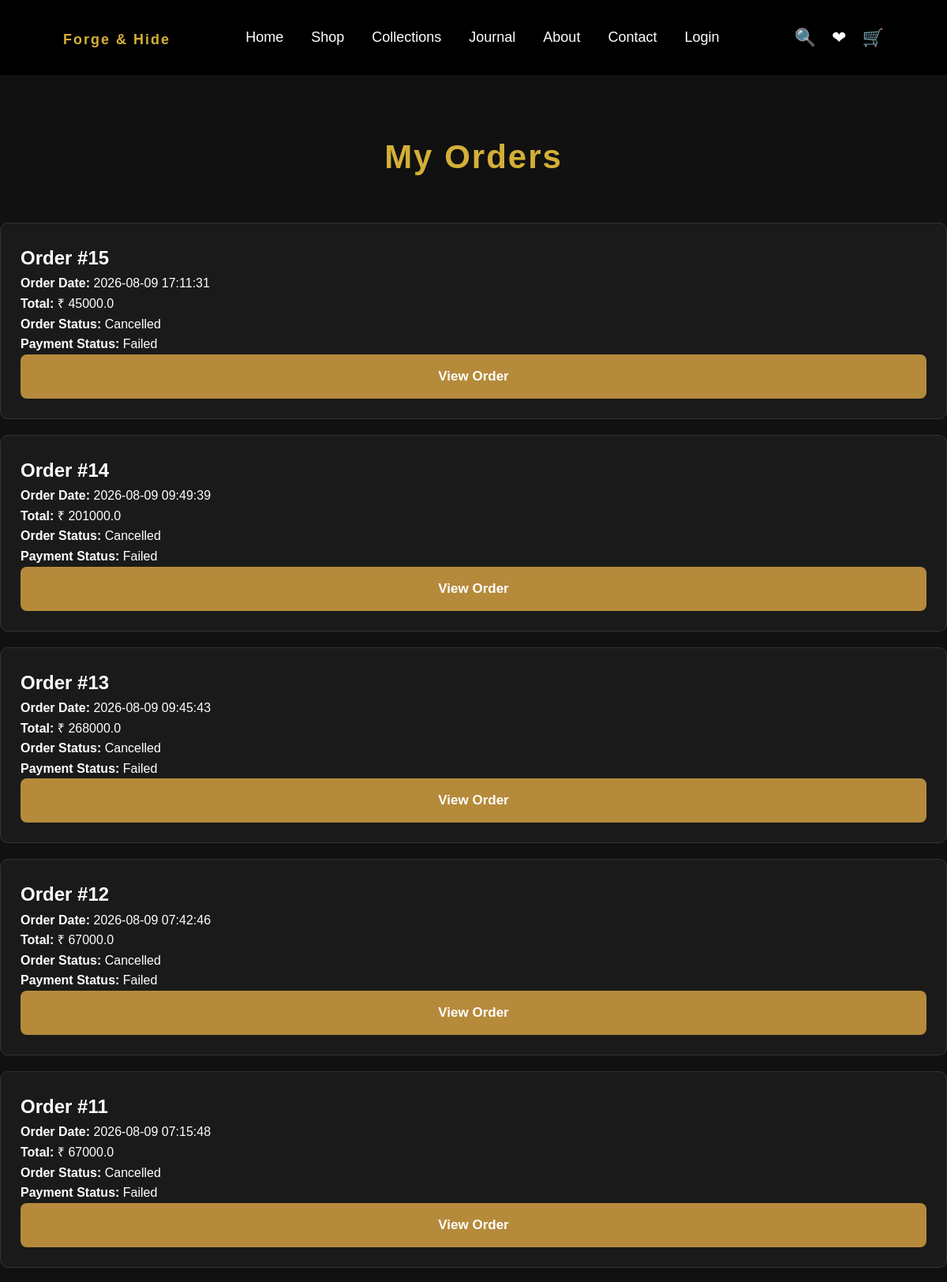
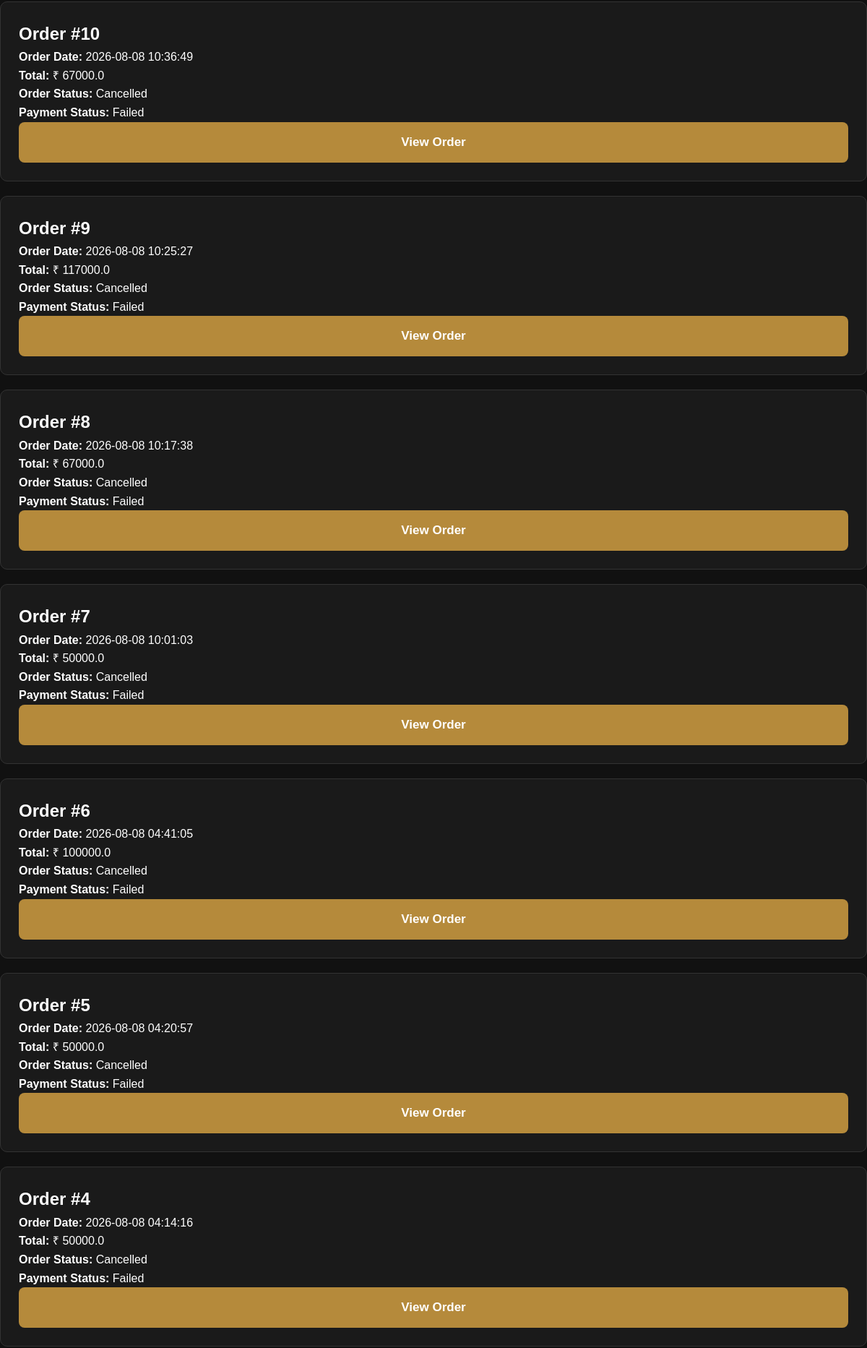
Page /my-orders (signed in, upper part) on the committed database (2 pictures, top to bottom).
### models.py (models this page shows, shortened)
class Order(db.Model):
    __tablename__ = "orders"
    id = db.Column(
        db.Integer,
        primary_key=True
    )
    customer_id = db.Column(
        db.Integer,
        db.ForeignKey("customers.id"),
        nullable=False
    )
    total_amount = db.Column(
        db.Float,
        nullable=False,
        default=0
    )
    status = db.Column(
        db.String(50),
        default="Pending"
    )
    payment_status = db.Column(
        db.String(50),
        default="Pending"
    )
    shipping_name = db.Column(
        db.String(200),
        nullable=False
    )
    shipping_phone = db.Column(
        db.String(30),
        nullable=False
    )
    shipping_address = db.Column(
        db.Text,
        nullable=False
    )
    city = db.Column(
        db.String(100),
        nullable=False
    )
    state = db.Column(
        db.String(100),
        nullable=False
    )
    pincode = db.Column(
        db.String(20),
        nullable=False
    )
    created_at = db.Column(
        db.DateTime,
        server_default=func.now()
    )
    customer = db.relationship(
        "Customer",
        backref="orders"
    )
    items = db.relationship(
        "OrderItem",
        back_populates="order",
        cascade="all, delete-orphan"
    )

### app.py (the view)
@app.route("/my-orders")
@login_required
def my_orders():
    orders = Order.query.filter_by(
        customer_id=current_user.id
    ).order_by(
        Order.created_at.desc()
    ).all()
    return render_template(
        "my_orders.html",
        orders=orders
    )

### app.py (called while the page is built)
@app.context_processor
def inject_cart_count():
    cart_count = 0
    if current_user.is_authenticated:
        cart_items = Cart.query.filter_by(
            customer_id=current_user.id
        ).all()
        for item in cart_items:
            cart_count += item.quantity
    return {
        "cart_count": cart_count
    }

@login_manager.user_loader
def load_user(user_id):
    return Admin.query.get(int(user_id))

@app.after_request
def add_no_cache_headers(response):
    response.headers["Cache-Control"] = "no-store, no-cache, must-revalidate, max-age=0"
    response.headers["Pragma"] = "no-cache"
    response.headers["Expires"] = "0"
    return response

### templates/my_orders.html (shortened to what this page needs)
{% extends "base.html" %}
{% block content %}
<h1 class="section-title">
    My Orders
</h1>
{% if orders %}
<div style="margin-top:40px;">
{% for order in orders %}
<div style="
    background:#1a1a1a;
    padding:25px;
    margin-bottom:20px;
    border-radius:10px;
    border:1px solid #333;
">
    <h2>
        Order #{{ order.id }}
    </h2>
    <p>
        <strong>Order Date:</strong>
        {{ order.created_at }}
    </p>
    <p>
        <strong>Total:</strong>
        ₹ {{ order.total_amount }}
    </p>
    <p>
        <strong>Order Status:</strong>
        {{ order.status }}
    </p>
    <p>
        <strong>Payment Status:</strong>
        {{ order.payment_status }}
    </p>
    <a href="{{ url_for('order_details', order_id=order.id) }}">
    <button class="hero-button">
        View Order
    </button>
    </a>
</div>
{% endfor %}
</div>
{% else %}
<h2>
    You have no orders yet.
</h2>
{% endif %}
{% endblock %}

### static/css/style.css (style rules this page uses)
* { margin:0; padding:0; box-sizing:border-box; }
body { font-family:Arial, Helvetica, sans-serif; background:#111; color:#fff; line-height:1.6; }
.section-title { text-align:center; font-size:42px; color:#d4af37; margin-top:70px; margin-bottom:50px; letter-spacing:2px; }
.hero-button { width:100%; padding:12px; background:#d4af37; border:none; border-radius:6px; font-size:16px; font-weight:bold; cursor:pointer; transition:.3s; }
.section-title { text-align:center; color:#d4af37; font-size:42px; margin-bottom:50px; }
.hero-button { padding:18px 42px; background:#b58a3b; color:#fff; border:none; border-radius:8px; font-size:17px; font-weight:600; cursor:pointer; transition:.3s; }

### rows in the picture
Order: id "15", created_at "2026-08-09 17:11:31", total_amount "45000.0", status "Cancelled", payment_status "Failed"
Order: id "14", created_at "2026-08-09 09:49:39", total_amount "201000.0", status "Cancelled", payment_status "Failed"
Order: id "13", created_at "2026-08-09 09:45:43", total_amount "268000.0", status "Cancelled", payment_status "Failed"
Order: id "12", created_at "2026-08-09 07:42:46", total_amount "67000.0", status "Cancelled", payment_status "Failed"
Order: id "11", created_at "2026-08-09 07:15:48", total_amount "67000.0", status "Cancelled", payment_status "Failed"
Order: id "10", created_at "2026-08-08 10:36:49", total_amount "67000.0", status "Cancelled", payment_status "Failed"
Order: id "9", created_at "2026-08-08 10:25:27", total_amount "117000.0", status "Cancelled", payment_status "Failed"
Order: id "8", created_at "2026-08-08 10:17:38", total_amount "67000.0", status "Cancelled", payment_status "Failed"
Order: id "7", created_at "2026-08-08 10:01:03", total_amount "50000.0", status "Cancelled", payment_status "Failed"
Order: id "6", created_at "2026-08-08 04:41:05", total_amount "100000.0", status "Cancelled", payment_status "Failed"
Order: id "5", created_at "2026-08-08 04:20:57", total_amount "50000.0", status "Cancelled", payment_status "Failed"
Order: id "4", created_at "2026-08-08 04:14:16", total_amount "50000.0", status "Cancelled", payment_status "Failed"
